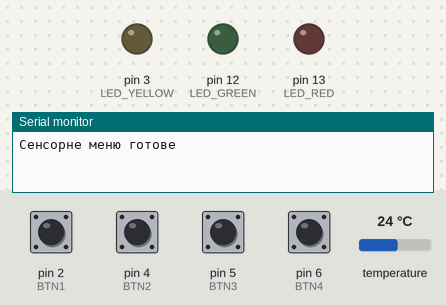
A sketch run on a simulated Arduino Uno, built with avr-gcc and run on an emulated ATmega328P. Shown: output pins drawn as LEDs (lit = HIGH), the last lines printed to the serial monitor. The test bench sets the inputs (shaded band); at power-on: pin 2 (BTN1), pin 4 (BTN2), pin 5 (BTN3), pin 6 (BTN4) LOW, temperature 24 °C.

Above: at 1.2 s.
1.3 s: pin 4 (BTN2) pulled HIGH for 0.15 s
At 2.5 s:
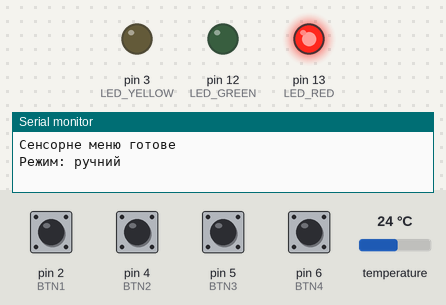
2.9 s: pin 2 (BTN1) pulled HIGH for 0.15 s
At 4.6 s:
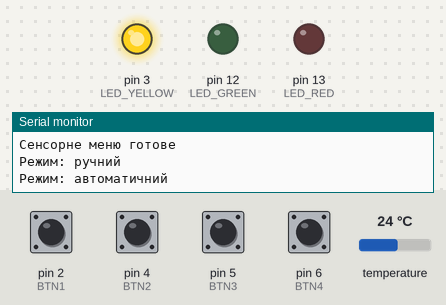
5.3 s: pin 6 (BTN4) pulled HIGH for 0.15 s
At 5.9 s:
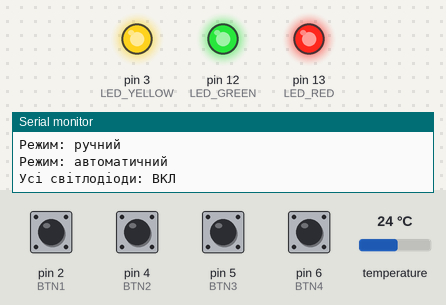
6.9 s: pin 4 (BTN2) pulled HIGH for 1 s
At 7.5 s:
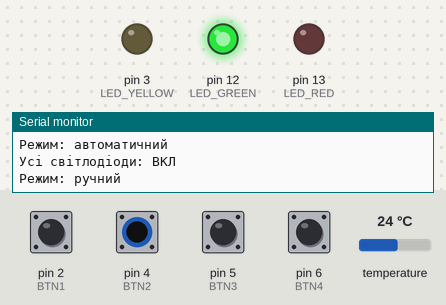
Timing chart, 0 to 9.9 s (numbered marks = the images above; inputs shaded):
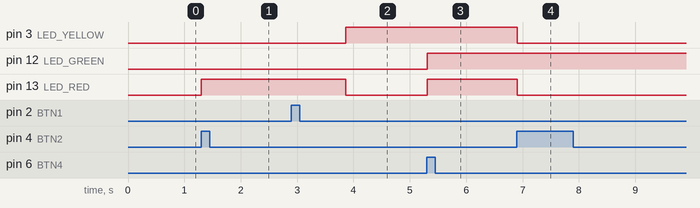

The sketch:

LABA2_4.ino
```cpp
#include <OneWire.h>
#include <DallasTemperature.h>

const int BTN1 = 2;
const int BTN2 = 4;
const int BTN3 = 5;
const int BTN4 = 6;
const int LED_RED    = 13;
const int LED_GREEN  = 12;
const int LED_YELLOW = 3;
const int ONE_WIRE_PIN = 7;

OneWire oneWire(ONE_WIRE_PIN);
DallasTemperature sensors(&oneWire);

enum Mode { MODE_AUTO, MODE_MANUAL, MODE_ALL };
Mode mode = MODE_AUTO;

int  manualIndex = -1;
bool allOn = false;
bool showTemp = false;
float temperature = 0;
unsigned long lastRequest = 0;
bool waitingConversion = false;
const unsigned long CONVERSION_TIME = 800;
const unsigned long MEASURE_PERIOD  = 1000;
bool lastState[4] = {false, false, false, false};

bool pressed(int idx, int pin)
{
  bool now = digitalRead(pin) == HIGH;
  bool result = now && !lastState[idx];
  lastState[idx] = now;
  return result;
}

void setLeds(bool r, bool g, bool y)
{
  digitalWrite(LED_RED,    r);
  digitalWrite(LED_GREEN,  g);
  digitalWrite(LED_YELLOW, y);
}

void setup() {
  pinMode(BTN1, INPUT);
  pinMode(BTN2, INPUT);
  pinMode(BTN3, INPUT);
  pinMode(BTN4, INPUT);
  pinMode(LED_RED, OUTPUT);
  pinMode(LED_GREEN, OUTPUT);
  pinMode(LED_YELLOW, OUTPUT);
  setLeds(LOW, LOW, LOW);
  Serial.begin(9600);
  sensors.begin();
  sensors.setWaitForConversion(false);
  Serial.println("Сенсорне меню готове");
}

void loop()
{
  if (pressed(0, BTN1))
  {
    mode = MODE_AUTO;
    Serial.println("Режим: автоматичний");
  }

  if (pressed(1, BTN2))
  {
    mode = MODE_MANUAL;
    manualIndex = (manualIndex + 1) % 3;
    setLeds(manualIndex == 0, manualIndex == 1, manualIndex == 2);
    Serial.println("Режим: ручний");
  }

  if (pressed(2, BTN3))
  {
    showTemp = !showTemp;
    Serial.println(showTemp ? "Вивід температури: ВКЛ" : "Вивід температури: ВИКЛ");
  }

  if (pressed(3, BTN4)) {
    mode = MODE_ALL;
    allOn = !allOn;
    setLeds(allOn, allOn, allOn);
    Serial.println(allOn ? "Усі світлодіоди: ВКЛ" : "Усі світлодіоди: ВИКЛ");
  }

  unsigned long now = millis();
  if (!waitingConversion && now - lastRequest >= MEASURE_PERIOD)
 {
    sensors.requestTemperatures();
    lastRequest = now;
    waitingConversion = true;
  }
  if (waitingConversion && now - lastRequest >= CONVERSION_TIME)
  {
    float t = sensors.getTempCByIndex(0);
    waitingConversion = false;

    if (t != DEVICE_DISCONNECTED_C)
    {
      temperature = t;
      if (showTemp) {
        Serial.print("Температура: ");
        Serial.print(temperature);
        Serial.println(" °C");
      }
      if (mode == MODE_AUTO)
      {
        if (temperature < 20)       setLeds(LOW, HIGH, LOW);
        else if (temperature <= 30) setLeds(LOW, LOW, HIGH);
        else                        setLeds(HIGH, LOW, LOW);
      }
    } else {
      Serial.println("Датчик не знайдено!");
    }
  }

  delay(20);
}
```

Measured:
- after the input at 1.3 s, pin 3 (LED_YELLOW): stays LOW (without the input it goes to HIGH after 0.53 s); pin 13 (LED_RED): LOW → HIGH at once
- after the input at 2.9 s, pin 3 (LED_YELLOW): LOW → HIGH after 0.97 s; pin 13 (LED_RED): HIGH → LOW after 0.97 s
- after the input at 5.3 s, pin 12 (LED_GREEN), pin 13 (LED_RED): LOW → HIGH at once
- after the input at 6.9 s, pin 3 (LED_YELLOW), pin 13 (LED_RED): HIGH → LOW at once
